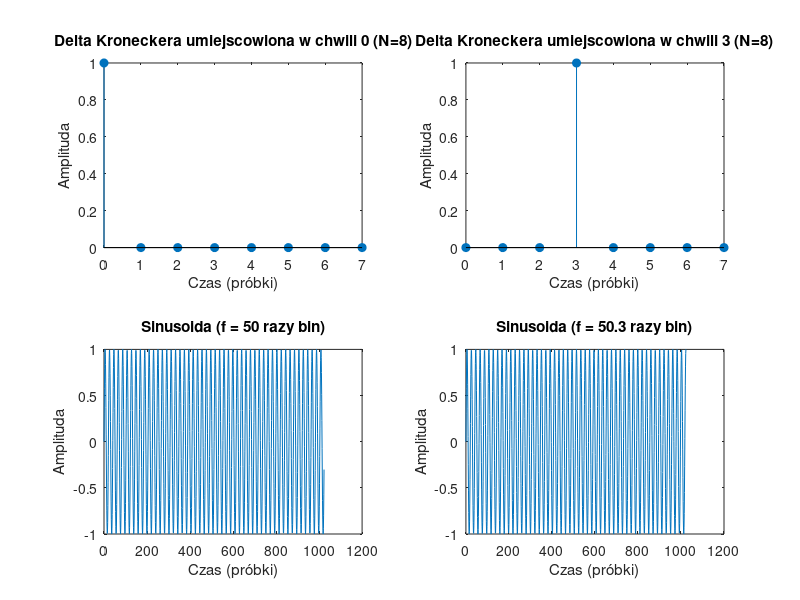
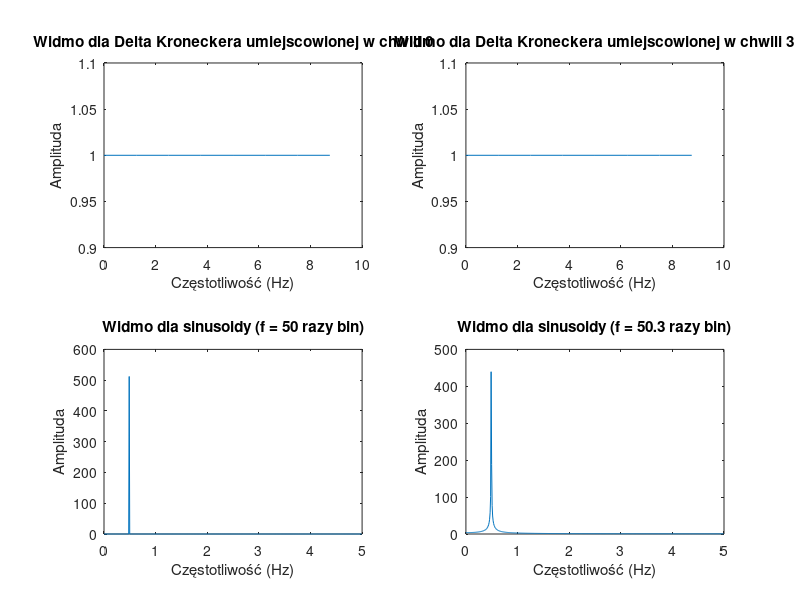
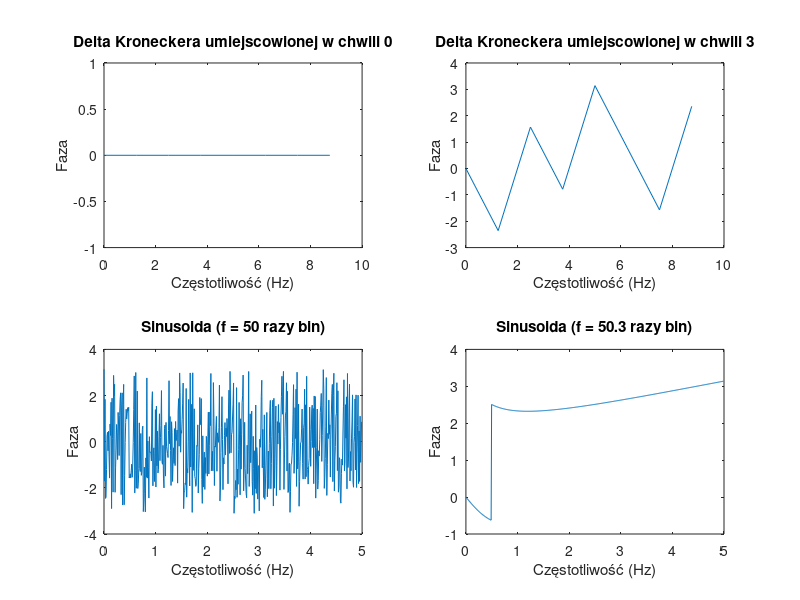
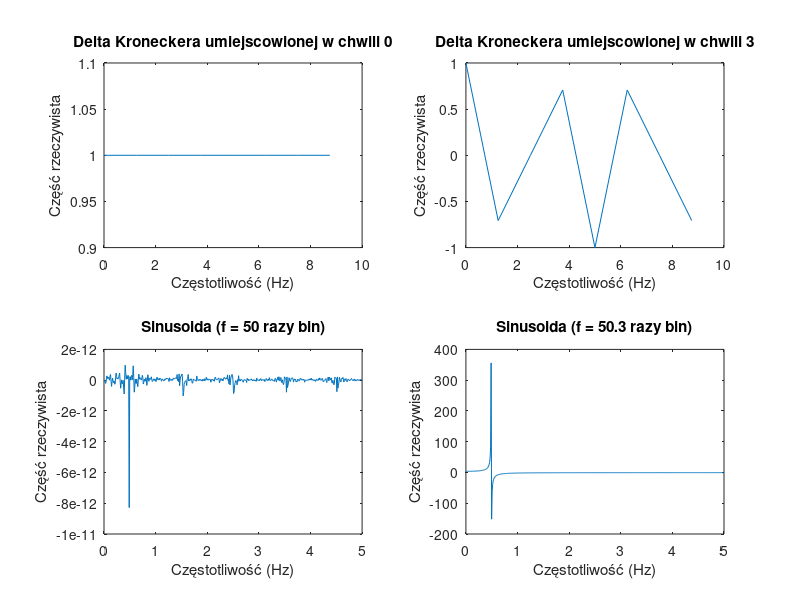

Here is the MATLAB script that generated these plots, in order: (Note: this script raises an error after producing the figures.)
%% Zad1
Fs = 10;         
T = 0.1;         
N = 8;           
N2 = 1024;       
f_bin = Fs / N2; 
n1 = 0:N-1;      
x1 = zeros(1, N);
x1(1) = 1;       
x2 = zeros(1, N);
x2(4) = 1;     
n3 = 0:N2-1;     
f3 = 50 * f_bin; 
x3 = sin(2*pi*f3*n3/Fs); 
f4 = 50.3 * f_bin;
x4 = sin(2*pi*f4*n3/Fs); 
% Obliczanie FFT
X1 = fft(x1, N);    
X2 = fft(x2, N);    
X3 = fft(x3, N2);   
X4 = fft(x4, N2);   
f = (0:N-1) * Fs / N;
f2 = (0:N2-1) * Fs / N2;
f2 = f2;
% Rysowanie sygnałów w dziedzinie czasu

figure;
subplot(2,2,1);
stem(n1, x1, 'filled');
title('Delta Kroneckera umiejscowiona w chwili 0 (N=8)');
xlabel('Czas (próbki)');
ylabel('Amplituda');
subplot(2,2,2);
stem(n1, x2, 'filled');
title('Delta Kroneckera umiejscowiona w chwili 3 (N=8)');
xlabel('Czas (próbki)');
ylabel('Amplituda');
subplot(2,2,3);
plot(n3, x3);
title('Sinusoida (f = 50 razy bin)');
xlabel('Czas (próbki)');
ylabel('Amplituda');
subplot(2,2,4);
plot(n3, x4);
title('Sinusoida (f = 50.3 razy bin)');
xlabel('Czas (próbki)');
ylabel('Amplituda');


% Rysowanie widm w dziedzinie częstotliwości
figure;
subplot(2,2,1);
plot(f, abs(X1));
title('Widmo dla Delta Kroneckera umiejscowionej w chwili 0');
xlabel('Częstotliwość (Hz)');
ylabel('Amplituda');
subplot(2,2,2);
plot(f, abs(X2));
title('Widmo dla Delta Kroneckera umiejscowionej w chwili 3');
xlabel('Częstotliwość (Hz)');
ylabel('Amplituda');
subplot(2,2,3);
plot(f2(1:512), abs(X3(1:512)));
title('Widmo dla sinusoidy (f = 50 razy bin)');
xlabel('Częstotliwość (Hz)');
ylabel('Amplituda');
subplot(2,2,4);
plot(f2(1:512), abs(X4(1:512)));
title('Widmo dla sinusoidy (f = 50.3 razy bin)');
xlabel('Częstotliwość (Hz)');
ylabel('Amplituda');


% chka. fazowa
figure;
subplot(2,2,1);
plot(f, angle(X1));
title('Delta Kroneckera umiejscowionej w chwili 0');
xlabel('Częstotliwość (Hz)');
ylabel('Faza');
subplot(2,2,2);
plot(f, angle(X2));
title('Delta Kroneckera umiejscowionej w chwili 3');
xlabel('Częstotliwość (Hz)');
ylabel('Faza');
subplot(2,2,3);
plot(f2(1:512), angle(X3(1:512)));
title('Sinusoida (f = 50 razy bin)');
xlabel('Częstotliwość (Hz)');
ylabel('Faza');
subplot(2,2,4);
plot(f2(1:512), angle(X4(1:512)));
title('Sinusoida (f = 50.3 razy bin)');
xlabel('Częstotliwość (Hz)');
ylabel('Faza');

% Część rzeczywista

figure;
subplot(2,2,1);
plot(f, real(X1));
title('Delta Kroneckera umiejscowionej w chwili 0');
xlabel('Częstotliwość (Hz)');
ylabel('Część rzeczywista');
subplot(2,2,2);
plot(f, real(X2));
title('Delta Kroneckera umiejscowionej w chwili 3');
xlabel('Częstotliwość (Hz)');
ylabel('Część rzeczywista');
subplot(2,2,3);
plot(f2(1:512), real(X3(1:512)));
title('Sinusoida (f = 50 razy bin)');
xlabel('Częstotliwość (Hz)');
ylabel('Część rzeczywista');
subplot(2,2,4);
plot(f2(1:512), real(X4(1:512)));
title('Sinusoida (f = 50.3 razy bin)');
xlabel('Częstotliwość (Hz)');
ylabel('Część rzeczywista');

% Część urojona
figure;
subplot(2,2,1);
plot(f, imag(X1));
title('Delta Kroneckera umiejscowionej w chwili 0');
xlabel('Częstotliwość (Hz)');
ylabel('Część urojona');
subplot(2,2,2);
plot(f, imag(X2));
title('Delta Kroneckera umiejscowionej w chwili 3');
xlabel('Częstotliwość (Hz)');
ylabel('Część urojona');
subplot(2,2,3);
plot(f2, imag(X3));
title('Sinusoida (f = 50 razy bin)');
xlabel('Częstotliwość (Hz)');
ylabel('Część urojona');
subplot(2,2,4);
plot(f2, imag(X4));
title('Sinusoida (f = 50.3 razy bin)');
xlabel('Częstotliwość (Hz)');
ylabel('Część urojona');

% chka. Nyquista

figure;
subplot(2,2,1);

plot(real(X1), imag(X1),'o');
axis equal
title('Delta Kroneckera umiejscowionej w chwili 0');
xlabel('Część rzeczywista');
ylabel('Część urojona');
subplot(2,2,2);

plot(real(X2), imag(X2),'o');
axis equal
title('Delta Kroneckera umiejscowionej w chwili 3');
xlabel('Część rzeczywista');
ylabel('Część urojona');
subplot(2,2,3);

plot(real(X3), imag(X3),'o');
axis equal
title('Sinusoida (f = 50 razy bin)');
xlabel('Część rzeczywista');
ylabel('Część urojona');
subplot(2,2,4);

plot(real(X4), imag(X4),'o');
axis equal
title('Sinusoida (f = 50.3 razy bin)');
xlabel('Część rzeczywista');
ylabel('Część urojona');

%% Zad3


N  = 100000;     
Fs = 100;      
t  = (0:N-1)'/Fs;

rng(0);  
szum = randn(N,1); 

f1 = 5;   A1 = 2;   phi1 = 0;
f2 = 12;  A2 = 1.5; phi2 = pi/3;
f3 = 25;  A3 = 0.8; phi3 = pi/2;

sinusoidy = A1*sin(2*pi*f1*t + phi1) + ...
            A2*sin(2*pi*f2*t + phi2) + ...
            A3*sin(2*pi*f3*t + phi3);
a = [1, -0.9, 0.16];  
e = randn(N,1);

AR2 = filter(1, a, e);  

sygnal_mieszany = sinusoidy + AR2;

figure('Position',[100 100 900 600]);
subplot(4,1,1); plot(t(1:2000), szum(1:2000));      title('1. Biały szum N(0,1)');      grid on;
subplot(4,1,2); plot(t(1:2000), sinusoidy(1:2000)); title('2. Suma 3 sinusoid');        grid on;
subplot(4,1,3); plot(t(1:2000), AR2(1:2000));       title('3. Ciąg AR(2)');             grid on;
subplot(4,1,4); plot(t(1:2000), sygnal_mieszany(1:2000)); 
title('4. Suma: sinusoidy + AR(2)'); grid on; xlabel('Czas [s]');

%% Zad4
Ts = 0.01;
Fs = 1/Ts;
podzial = 100;

% biały szum
[GWMszum, fszum] = odcinkoweUsre(szum,podzial,Fs);
DTF = fft(szum);
GWMszumZwyczajnie = abs(DTF);
GWMszumZwyczajnie = GWMszumZwyczajnie(1:floor(N/2)+1);
GWMszumZwyczajnie = (Ts/(N))*(GWMszumZwyczajnie).^2;
f = (0:length(GWMszumZwyczajnie)-1) * Fs / N;
figure
hold on
plot(f,10*log10(GWMszumZwyczajnie));
plot(fszum,10*log10(GWMszum))
xlabel('Częstotliwość [Hz]');
ylabel('GWM(dB)');
legend('Periodogram','Periodogram metoda uśrednianie odcinkowe')

% sinusoidy

[GWMsin, fsin] = odcinkoweUsre(sinusoidy,podzial,Fs);
DTF = fft(sinusoidy);
GWMsinZwyczajnie = abs(DTF);
GWMsinZwyczajnie = GWMsinZwyczajnie(1:floor(N/2)+1);
GWMsinZwyczajnie = (Ts/(N))*(GWMsinZwyczajnie).^2;
f = (0:length(GWMsinZwyczajnie)-1) * Fs / N;
figure
hold on
plot(f,10*log10(GWMsinZwyczajnie));
plot(fsin,10*log10(GWMsin))
xlabel('Częstotliwość [Hz]');
ylabel('GWM(dB)');
legend('Periodogram','Periodogram metoda uśrednianie odcinkowe')

% AR

[GWMar, far] = odcinkoweUsre(AR2,podzial,Fs);
DTF = fft(AR2);
GWMarZwyczajnie = abs(DTF);
GWMarZwyczajnie = GWMarZwyczajnie(1:floor(N/2)+1);
GWMarZwyczajnie = (Ts/(N))*(GWMarZwyczajnie).^2;
f = (0:length(GWMarZwyczajnie)-1) * Fs / N;
figure
hold on
plot(f,10*log10(GWMarZwyczajnie));
plot(far,10*log10(GWMar))
xlabel('Częstotliwość [Hz]');
ylabel('GWM(dB)');
legend('Periodogram','Periodogram metoda uśrednianie odcinkowe')

% sygnal mieszany suma sinusoid i AR

[GWMmieszany, fmieszany] = odcinkoweUsre(sygnal_mieszany,podzial,Fs);
DTF = fft(sygnal_mieszany);
GWMmieszanyZwyczajnie = abs(DTF);
GWMmieszanyZwyczajnie = GWMmieszanyZwyczajnie(1:floor(N/2)+1);
GWMmieszanyZwyczajnie = (Ts/(N))*(GWMmieszanyZwyczajnie).^2;
f = (0:length(GWMmieszanyZwyczajnie)-1) * Fs / N;
figure
hold on
plot(f,10*log10(GWMmieszanyZwyczajnie));
plot(fmieszany,10*log10(GWMmieszany))
xlabel('Częstotliwość [Hz]');
ylabel('GWM(dB)');
legend('Periodogram','Periodogram metoda uśrednianie odcinkowe')

%% Zad5
dAm = 50;

% biały szum
model_szum = ar(szum, dAm );
Tprob = 0.01;
a_szum = model_szum.A;
warbs_szum = model_szum.NoiseVariance;
Psd_szum=abs(fft(1,1024)./fft(a_szum,1024)).^2*warbs_szum*Tprob;
f_szum = (0:1024/2) * (Fs/1024);

figure;
plot(f_szum,Psd_szum(1:513))
xlabel('Częstotliwość [Hz]')
ylabel('Gęstość widmowa mocy')


% sinusoidy
model_sin = ar(sinusoidy, dAm );
Tprob = 0.01;
a_sin = model_sin.A;
warbs_sin = model_sin.NoiseVariance;
Psd_sin=abs(fft(1,1024)./fft(a_sin,1024)).^2*warbs_sin*Tprob;
f_sin = (0:1024/2) * (Fs/1024);

figure;
plot(f_sin,Psd_sin(1:513))
xlabel('Częstotliwość [Hz]')
ylabel('Gęstość widmowa mocy')

% AR
model_ar = ar(AR2, dAm );
Tprob = 0.01;
a_ar = model_ar.A;
warbs_ar = model_ar.NoiseVariance;
Psd_ar=abs(fft(1,1024)./fft(a_ar,1024)).^2*warbs_ar*Tprob;
f_ar = (0:1024/2) * (Fs/1024);

figure;
plot(f_ar,Psd_ar(1:513))
xlabel('Częstotliwość [Hz]')
ylabel('Gęstość widmowa mocy')

% sygnał mieszany suma sinusoid i AR
model_mieszany = ar(sygnal_mieszany, dAm );
Tprob = 0.01;
a_mieszany = model_mieszany.A;
warbs_mieszany = model_mieszany.NoiseVariance;
Psd_mieszany=abs(fft(1,1024)./fft(a_mieszany,1024)).^2*warbs_mieszany*Tprob;
f_mieszany = (0:1024/2) * (Fs/1024);

figure;
plot(f_mieszany,Psd_mieszany(1:513))
xlabel('Częstotliwość [Hz]')
ylabel('Gęstość widmowa mocy')

%% Zad6

figure;
hold on
plot(f,10*log10(GWMszumZwyczajnie));
plot(fszum,10*log10(GWMszum))
plot(f_szum,10*log10(Psd_szum(1:513)))
xlabel('Częstotliwość [Hz]')
ylabel('GWM(dB)')
legend('Periodogram','Periodogram metoda uśrednianie odcinkowe','Periodogram metoda polecenia Psd')

figure;
hold on
plot(f,10*log10(GWMsinZwyczajnie));
plot(fsin,10*log10(GWMsin))
plot(f_sin,10*log10(Psd_sin(1:513)))
xlabel('Częstotliwość [Hz]')
ylabel('GWM(dB)')
legend('Periodogram','Periodogram metoda uśrednianie odcinkowe','Periodogram metoda polecenia Psd')

figure
hold on
plot(f,10*log10(GWMarZwyczajnie));
plot(far,10*log10(GWMar))
plot(f_ar,10*log10(Psd_ar(1:513)))
xlabel('Częstotliwość [Hz]')
ylabel('GWM(dB)')
legend('Periodogram','Periodogram metoda uśrednianie odcinkowe','Periodogram metoda polecenia Psd')

figure;
hold on
plot(f,10*log10(GWMmieszanyZwyczajnie));
plot(fmieszany,10*log10(GWMmieszany))
plot(f_mieszany,10*log10(Psd_mieszany(1:513)))
xlabel('Częstotliwość [Hz]')
ylabel('GWM(dB)')
legend('Periodogram','Periodogram metoda uśrednianie odcinkowe','Periodogram metoda polecenia Psd')